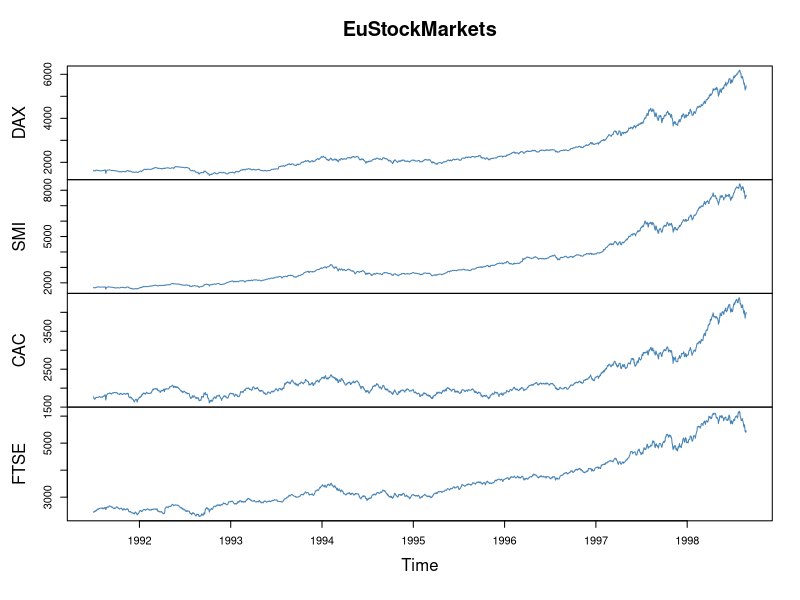
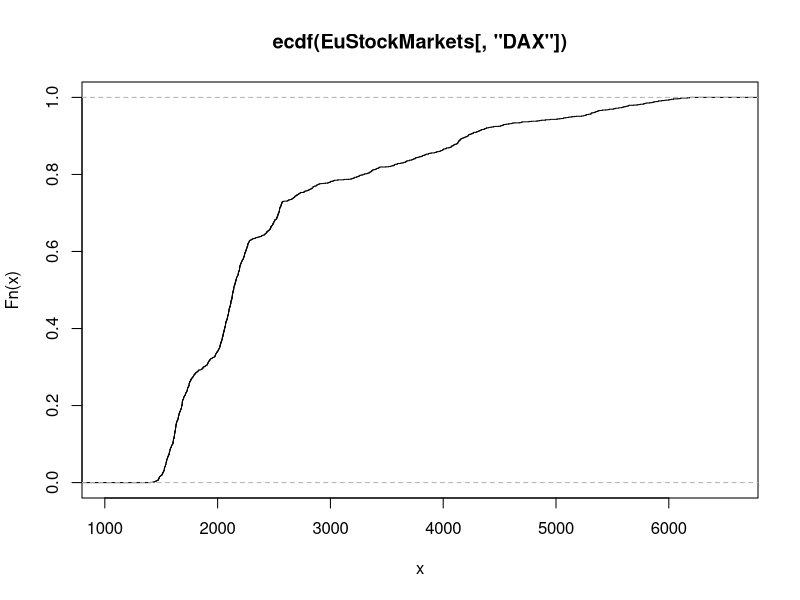
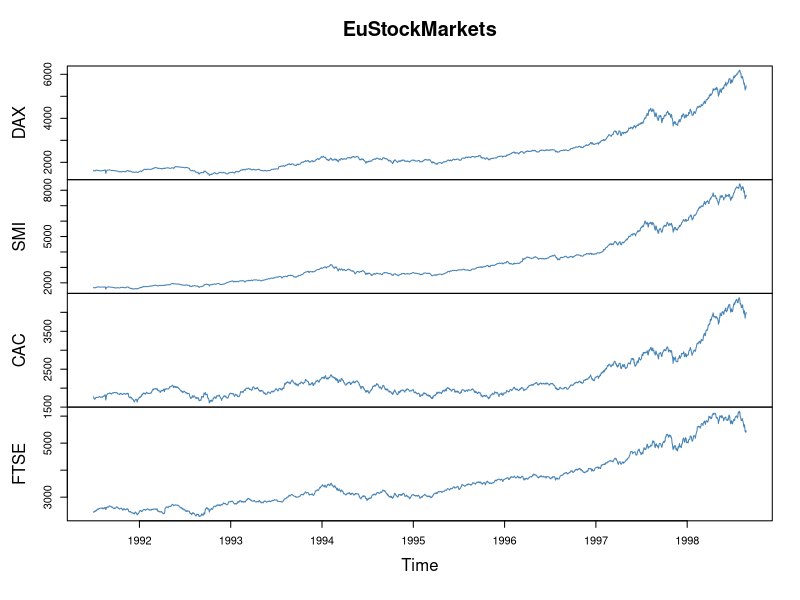

The R script that drew these images, in order:
## ---- chunk 1
knitr::opts_chunk$set(echo = TRUE)
## ---- chunk 2
#pull up the help on EuStockMarkets
help(EuStockMarkets)
data("EuStockMarkets"); # Multivariate time series available as pre defined datasets
# These types of datasets are available in the TSA package in R
plot.ts(EuStockMarkets,col = 'steelblue')
#print out the EuStockMarkets index
head(EuStockMarkets)
str(EuStockMarkets)
EuStockMarkets[,"DAX"]
plot(ecdf(EuStockMarkets[,"DAX"]))
## ---- chunk 3
plot.ts(EuStockMarkets,col = 'steelblue')
